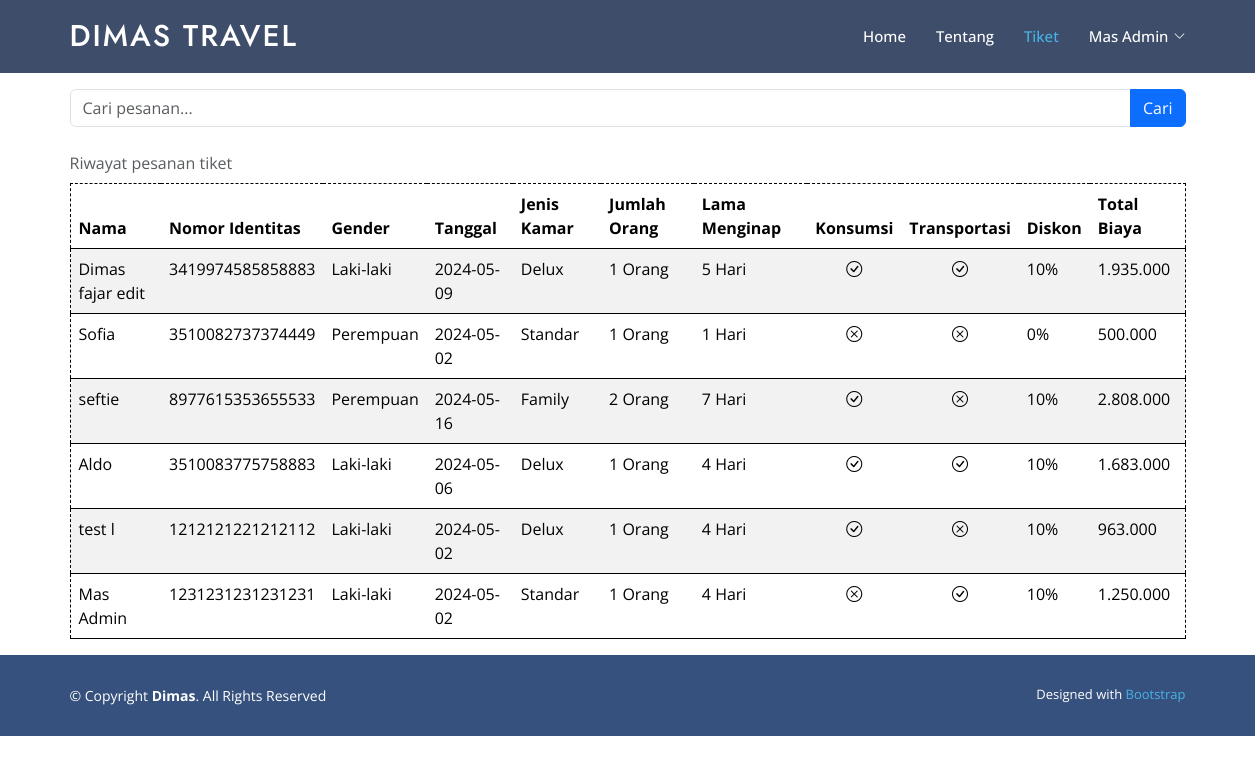
The app's page /riwayat_pembelian.php (signed in) with its own data.
### tables this page shows
CREATE TABLE `pesanan` (
  `id` int NOT NULL,
  `id_user` int DEFAULT NULL,
  `nama` varchar(100) DEFAULT NULL,
  `gender` varchar(10) NOT NULL,
  `nomor_identitas` varchar(20) DEFAULT NULL,
  `tanggal` date DEFAULT NULL,
  `jenis_paket` varchar(50) DEFAULT NULL,
  `jumlah_penginap` smallint DEFAULT NULL,
  `lama_menginap` smallint DEFAULT NULL,
  `transportasi` tinyint(1) DEFAULT '0',
  `konsumsi` tinyint(1) DEFAULT '0',
  `diskon` int NOT NULL,
  `total_biaya` decimal(10,2) DEFAULT NULL
);

### riwayat_pembelian.php (the view, shortened to what this page needs)
<?php
require_once "./process/koneksi.php";
$name = "Guest";
if (isset($_SESSION["login"])) {
    if (isset($_SESSION["name"])) {
        $name = $_SESSION["name"];
    }
}
if(isset($_SESSION['login'])){
    $id_user = $_SESSION['id_user'];
    $query = "SELECT * FROM pesanan WHERE id_user = $id_user";
    $result = mysqli_query($koneksi, $query);
    $pesanan = mysqli_fetch_all($result, MYSQLI_ASSOC);
} else {
    header("Location: login.php");
}
?>
<!DOCTYPE html>
<html lang="en">
  <head>
    <link href="assets/vendor/aos/aos.css" rel="stylesheet" />
    <link
      href="assets/vendor/bootstrap/css/bootstrap.min.css"
      rel="stylesheet"
    />
    <link
      href="assets/vendor/bootstrap-icons/bootstrap-icons.css"
      rel="stylesheet"
    />
    <link href="./assets/css/style.css" rel="stylesheet" />
  </head>
  <body>
    <header id="header" class="header-inner-pages">
      <div class="container d-flex align-items-center">
        <h1 class="logo me-auto"><a href="index.php">Dimas Travel</a></h1>
        <nav id="navbar" class="navbar">
          <ul>
            <li><a class="nav-link" href="index.php">Home</a></li>
            <li><a class="nav-link" href="tentang.php">Tentang</a></li>
            <li><a class="nav-link active" href="#">Tiket</a></li>
            <?php
            if (isset($_SESSION["login"])) {
              echo '<li class="dropdown"><a href="#"><span>'. $name .'</span> <i class="bi bi-chevron-down"></i></a>
                    <ul>
                      <li><a href="./process/process_logout.php">Logout</a></li>
                    </ul>
                  </li>';
            } else {
              echo '<li><a class="getstarted" href="login.php">Login</a></li>';
            }
            ?>
          </ul>
        </nav>
      </div>
    </header>
    <div class="container hfull">
      <div class="h-100" data-aos="fade-up">
        <form action="" method="GET" class="mb-3">
            <div class="input-group mt-3">
                <input type="text" class="form-control" placeholder="Cari pesanan..." name="search" />
                <button class="btn btn-primary" type="submit">Cari</button>
            </div>
          </form>
        <table class="table table-striped table-hover caption-top">
          <caption>Riwayat pesanan tiket</caption>
          <thead>
            <tr>
              <th>Nama</th>
              <th>Nomor Identitas</th>
              <th>Gender</th>
              <th>Tanggal</th>
              <th>Jenis Kamar</th>
              <th>Jumlah Orang</th>
              <th>Lama Menginap</th>
              <th>Konsumsi</th>
              <th>Transportasi</th>
              <th>Diskon</th>
              <th>Total Biaya</th>
            </tr>
          </thead>
          <tbody>
            <?php
            if (!empty($pesanan)) {
              foreach ($pesanan as $p) {
                echo "<tr>";
                echo "<td>" . $p['nama'] . "</td>";
                echo "<td>" . $p['nomor_identitas'] . "</td>";
                echo "<td>" . $p['gender'] . "</td>";
                echo "<td>" . $p['tanggal'] . "</td>";
                echo "<td>" . $p['jenis_paket'] . "</td>";
                echo "<td>" . $p['jumlah_penginap'] . " Orang</td>";
                echo "<td>" . $p['lama_menginap'] . " Hari</td>";
                echo "<td style='text-align: center;'>" . ($p['konsumsi'] == 1 ? '<i class="bi bi-check-circle"></i>' : '<i class="bi bi-x-circle"></i>') . "</td>";
                echo "<td style='text-align: center;'>" . ($p['transportasi'] == 1 ? '<i class="bi bi-check-circle"></i>' : '<i class="bi bi-x-circle"></i>') . "</td>";
                echo "<td>" . $p['diskon'] . "%</td>";
                echo "<td>" . number_format($p['total_biaya'], 0, ',', '.') . "</td>";
                echo "</tr>";
              }
            } else {
              echo "<tr><td colspan='10'>Tidak ada data riwayat pembelian.</td></tr>";
            }
            ?>
          </tbody>
        </table>
      </div>
    </div>
    <footer id="footer">
      <div class="container footer-bottom clearfix">
        <div class="copyright">
          &copy; Copyright <strong><span>Dimas</span></strong
          >. All Rights Reserved
        </div>
        <div class="credits">
          Designed with
          <a
            href="https://getbootstrap.com/docs/5.3/getting-started/introduction/"
            >Bootstrap</a
          >
        </div>
      </div>
    </footer>
  </body>
</html>

### assets/css/style.css (style rules this page uses)
body { font-family: "Open Sans", sans-serif; color: #444444; }
a { color: #47b2e4; text-decoration: none; }
h1, h2, h3, h4, h5, h6 { font-family: "Jost", sans-serif; }
#header { transition: all 0.5s; z-index: 997; padding: 15px 0; }
#header.header-scrolled, #header.header-inner-pages { background: rgba(40, 58, 90, 0.9); }
#header .logo { font-size: 30px; margin: 0; padding: 0; line-height: 1; font-weight: 500; letter-spacing: 2px; text-transform: uppercase; }
#header .logo a { color: #fff; }
.navbar { padding: 0; }
.navbar ul { margin: 0; padding: 0; display: flex; list-style: none; align-items: center; }
.navbar li { position: relative; }
.navbar a, .navbar a:focus { display: flex; align-items: center; justify-content: space-between; padding: 10px 0 10px 30px; font-size: 15px; font-weight: 500; color: #fff; white-space: nowrap; transition: 0.3s; }
.navbar a i, .navbar a:focus i { font-size: 12px; line-height: 0; margin-left: 5px; }
.navbar a:hover, .navbar .active, .navbar .active:focus, .navbar li:hover>a { color: #47b2e4; }
#footer { font-size: 14px; background: #37517e; }
#footer .footer-bottom { padding-top: 30px; padding-bottom: 30px; color: #fff; }
#footer .copyright { float: left; }
#footer .credits { float: right; font-size: 13px; }

### riwayat_pembelian.php (style rules this page uses)
.hfull { height: 100%; display: flex; justify-content: center; align-items: center; }
.table { border: dashed 1px #000; }

### records on screen
pesanan: nama "Dimas fajar edit", nomor_identitas "3419974585858883", gender "Laki-laki", tanggal "2024-05-09", jenis_paket "Delux", jumlah_penginap "1", lama_menginap "5", konsumsi 1 (drawn), transportasi 1 (drawn), diskon "10", total_biaya "1.935.000"
pesanan: nama "Sofia", nomor_identitas "3510082737374449", gender "Perempuan", tanggal "2024-05-02", jenis_paket "Standar", jumlah_penginap "1", lama_menginap "1", konsumsi 0 (drawn), transportasi 0 (drawn), diskon "0", total_biaya "500.000"
pesanan: nama "seftie", nomor_identitas "8977615353655533", gender "Perempuan", tanggal "2024-05-16", jenis_paket "Family", jumlah_penginap "2", lama_menginap "7", konsumsi 1 (drawn), transportasi 0 (drawn), diskon "10", total_biaya "2.808.000"
pesanan: nama "Aldo", nomor_identitas "3510083775758883", gender "Laki-laki", tanggal "2024-05-06", jenis_paket "Delux", jumlah_penginap "1", lama_menginap "4", konsumsi 1 (drawn), transportasi 1 (drawn), diskon "10", total_biaya "1.683.000"
pesanan: nama "test l", nomor_identitas "1212121221212112", gender "Laki-laki", tanggal "2024-05-02", jenis_paket "Delux", jumlah_penginap "1", lama_menginap "4", konsumsi 1 (drawn), transportasi 0 (drawn), diskon "10", total_biaya "963.000"
pesanan: nama "Mas Admin", nomor_identitas "1231231231231231", gender "Laki-laki", tanggal "2024-05-02", jenis_paket "Standar", jumlah_penginap "1", lama_menginap "4", konsumsi 0 (drawn), transportasi 1 (drawn), diskon "10", total_biaya "1.250.000"

### other values on screen
$name "Mas Admin"
